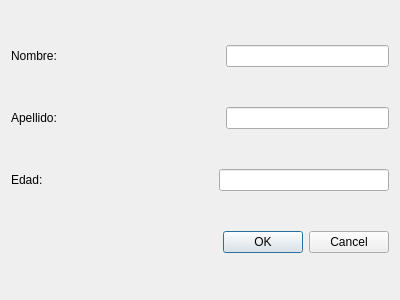
<?xml version="1.0" encoding="UTF-8"?>
<ui version="4.0">
 <class>UserDialog</class>
 <widget class="QDialog" name="UserDialog">
  <property name="geometry">
   <rect>
    <x>0</x>
    <y>0</y>
    <width>400</width>
    <height>300</height>
   </rect>
  </property>
  <property name="windowTitle">
   <string>Dialog</string>
  </property>
  <layout class="QVBoxLayout" name="verticalLayout">
   <item>
    <layout class="QHBoxLayout" name="horizontalLayout">
     <item>
      <widget class="QLabel" name="label_Nombre">
       <property name="text">
        <string>Nombre:</string>
       </property>
      </widget>
     </item>
     <item>
      <spacer name="horizontalSpacer">
       <property name="orientation">
        <enum>Qt::Horizontal</enum>
       </property>
       <property name="sizeHint" stdset="0">
        <size>
         <width>40</width>
         <height>20</height>
        </size>
       </property>
      </spacer>
     </item>
     <item>
      <widget class="QLineEdit" name="lineEdit_Nombre"/>
     </item>
    </layout>
   </item>
   <item>
    <layout class="QHBoxLayout" name="horizontalLayout_2">
     <item>
      <widget class="QLabel" name="label_2">
       <property name="text">
        <string>Apellido:</string>
       </property>
      </widget>
     </item>
     <item>
      <spacer name="horizontalSpacer_2">
       <property name="orientation">
        <enum>Qt::Horizontal</enum>
       </property>
       <property name="sizeHint" stdset="0">
        <size>
         <width>40</width>
         <height>20</height>
        </size>
       </property>
      </spacer>
     </item>
     <item>
      <widget class="QLineEdit" name="lineEdit_Apellido"/>
     </item>
    </layout>
   </item>
   <item>
    <layout class="QHBoxLayout" name="horizontalLayout_3">
     <item>
      <widget class="QLabel" name="label">
       <property name="text">
        <string>Edad:</string>
       </property>
      </widget>
     </item>
     <item>
      <spacer name="horizontalSpacer_3">
       <property name="orientation">
        <enum>Qt::Horizontal</enum>
       </property>
       <property name="sizeHint" stdset="0">
        <size>
         <width>40</width>
         <height>20</height>
        </size>
       </property>
      </spacer>
     </item>
     <item>
      <widget class="QLineEdit" name="lineEdit_Edad"/>
     </item>
    </layout>
   </item>
   <item>
    <widget class="QDialogButtonBox" name="buttonBox">
     <property name="orientation">
      <enum>Qt::Horizontal</enum>
     </property>
     <property name="standardButtons">
      <set>QDialogButtonBox::Cancel|QDialogButtonBox::Ok</set>
     </property>
    </widget>
   </item>
  </layout>
 </widget>
 <resources/>
 <connections>
  <connection>
   <sender>buttonBox</sender>
   <signal>accepted()</signal>
   <receiver>UserDialog</receiver>
   <slot>accept()</slot>
   <hints>
    <hint type="sourcelabel">
     <x>248</x>
     <y>254</y>
    </hint>
    <hint type="destinationlabel">
     <x>157</x>
     <y>274</y>
    </hint>
   </hints>
  </connection>
  <connection>
   <sender>buttonBox</sender>
   <signal>rejected()</signal>
   <receiver>UserDialog</receiver>
   <slot>reject()</slot>
   <hints>
    <hint type="sourcelabel">
     <x>316</x>
     <y>260</y>
    </hint>
    <hint type="destinationlabel">
     <x>286</x>
     <y>274</y>
    </hint>
   </hints>
  </connection>
 </connections>
</ui>
